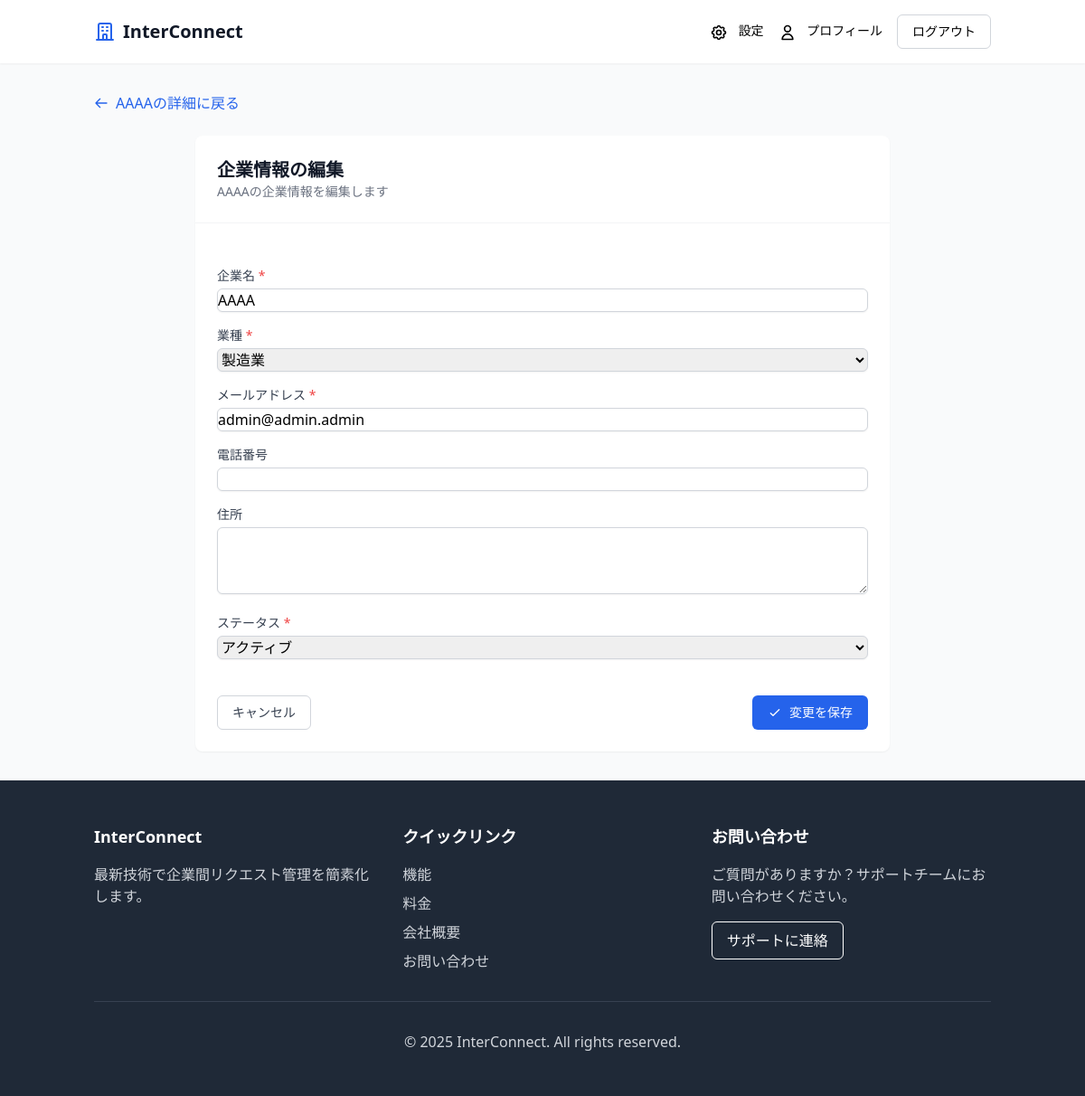
Page /companies/1/edit/ (signed in) on the committed database.
### core/models.py (models this page shows, shortened)
class Company(models.Model):
    name = models.CharField(max_length=100)
    industry = models.CharField(max_length=100)
    email = models.EmailField()
    phone = models.CharField(max_length=20, blank=True)
    address = models.TextField(blank=True)
    status = models.CharField(max_length=20, choices=(
        ('active', 'アクティブ'),
        ('inactive', '非アクティブ'),
        ('pending', '保留中'),
    ), default='active')
    created_at = models.DateTimeField(auto_now_add=True)
    updated_at = models.DateTimeField(auto_now=True)

### core/views.py (the view)
# urls.py: path('companies/<int:pk>/edit/', views.company_edit, name='company_edit'),
@login_required
def company_edit(request, pk):
    company = get_object_or_404(Company, pk=pk)
    if request.user.company != company and not request.user.is_superuser:
        messages.error(request, "この企業を編集する権限がありません。")
        return redirect('company_detail', pk=pk)
    if request.method == 'POST':
        form = CompanyForm(request.POST, instance=company)
        if form.is_valid():
            form.save()
            messages.success(request, f"{company.name}の情報が更新されました。")
            return redirect('company_detail', pk=company.pk)
    else:
        form = CompanyForm(instance=company)
    context = {
        'company': company,
        'form': form,
    }
    return render(request, 'companies/edit.html', context)

### core/forms.py
class CompanyForm(forms.ModelForm):
    class Meta:
        model = Company
        fields = ['name', 'industry', 'email', 'phone', 'address', 'status']

### core/templates/companies/edit.html (shortened to what this page needs)
{% extends 'base.html' %}
{% block content %}
<div class="mb-6">
    <a href="{% url 'company_detail' company.id %}" class="flex items-center text-blue-600 hover:text-blue-800">
        <svg xmlns="http://www.w3.org/2000/svg" class="h-4 w-4 mr-2" fill="none" viewBox="0 0 24 24" stroke="currentColor">
            <path stroke-linecap="round" stroke-linejoin="round" stroke-width="2" d="M10 19l-7-7m0 0l7-7m-7 7h18" />
        </svg>
        {{ company.name }}の詳細に戻る
    </a>
</div>
<div class="max-w-3xl mx-auto">
    <div class="bg-white rounded-lg shadow-sm">
        <div class="p-6 border-b border-gray-100">
            <h2 class="text-xl font-semibold text-gray-900">企業情報の編集</h2>
            <p class="text-sm text-gray-500">{{ company.name }}の企業情報を編集します</p>
        </div>
        <div class="p-6">
            <form method="post" class="space-y-6">
                <div class="space-y-4">
                    <div>
                        <label for="id_name" class="block text-sm font-medium text-gray-700 mb-1">企業名 <span class="text-red-500">*</span></label>
                        <input type="text" id="id_name" name="name" value="{{ form.name.value|default:company.name }}" required class="w-full border border-gray-300 rounded-md shadow-sm focus:border-blue-500 focus:ring-blue-500">
                    </div>
                    <div>
                        <label for="id_industry" class="block text-sm font-medium text-gray-700 mb-1">業種 <span class="text-red-500">*</span></label>
                        <select id="id_industry" name="industry" required class="w-full border border-gray-300 rounded-md shadow-sm focus:border-blue-500 focus:ring-blue-500">
                            <option value="製造業" {% if form.industry.value == '製造業' or company.industry == '製造業' %}selected{% endif %}>製造業</option>
                        </select>
                    </div>
                    <div>
                        <label for="id_email" class="block text-sm font-medium text-gray-700 mb-1">メールアドレス <span class="text-red-500">*</span></label>
                        <input type="email" id="id_email" name="email" value="{{ form.email.value|default:company.email }}" required class="w-full border border-gray-300 rounded-md shadow-sm focus:border-blue-500 focus:ring-blue-500">
                    </div>
                    <div>
                        <label for="id_phone" class="block text-sm font-medium text-gray-700 mb-1">電話番号</label>
                        <input type="tel" id="id_phone" name="phone" value="{{ form.phone.value|default:company.phone }}" class="w-full border border-gray-300 rounded-md shadow-sm focus:border-blue-500 focus:ring-blue-500">
                    </div>
                    <div>
                        <label for="id_address" class="block text-sm font-medium text-gray-700 mb-1">住所</label>
                        <textarea id="id_address" name="address" rows="3" class="w-full border border-gray-300 rounded-md shadow-sm focus:border-blue-500 focus:ring-blue-500">{{ form.address.value|default:company.address }}</textarea>
                    </div>
                    <div>
                        <label for="id_status" class="block text-sm font-medium text-gray-700 mb-1">ステータス <span class="text-red-500">*</span></label>
                        <select id="id_status" name="status" required class="w-full border border-gray-300 rounded-md shadow-sm focus:border-blue-500 focus:ring-blue-500">
                            <option value="active" {% if form.status.value == 'active' or company.status == 'active' %}selected{% endif %}>アクティブ</option>
                        </select>
                    </div>
                </div>
                <div class="flex justify-between pt-4">
                    <a href="{% url 'company_detail' company.id %}" class="px-4 py-2 text-sm font-medium text-gray-700 bg-white border border-gray-300 rounded-md hover:bg-gray-50">キャンセル</a>
                    <button type="submit" class="px-4 py-2 text-sm font-medium text-white bg-blue-600 border border-transparent rounded-md hover:bg-blue-700 flex items-center">
                        <svg xmlns="http://www.w3.org/2000/svg" class="h-4 w-4 mr-2" fill="none" viewBox="0 0 24 24" stroke="currentColor">
                            <path stroke-linecap="round" stroke-linejoin="round" stroke-width="2" d="M5 13l4 4L19 7" />
                        </svg>
                        変更を保存
                    </button>
                </div>
            </form>
        </div>
    </div>
</div>
{% endblock %}

### rows in the picture
Company: name "AAAA", industry "製造業", email "admin@admin.admin", status "アクティブ"
